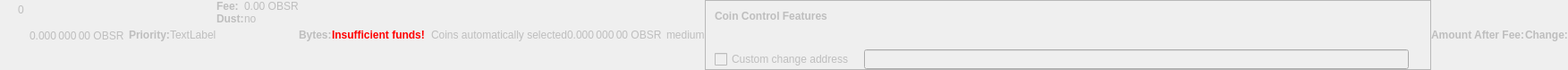
    <widget class="QWidget" name="dummyHideWidget" native="true">
     <property name="enabled">
      <bool>false</bool>
     </property>
     <property name="maximumSize">
      <size>
       <width>100</width>
       <height>22</height>
      </size>
     </property>
     <layout class="QHBoxLayout" name="dummyHideLayout">
      <property name="spacing">
       <number>0</number>
      </property>
      <property name="leftMargin">
       <number>0</number>
      </property>
      <property name="topMargin">
       <number>0</number>
      </property>
      <property name="rightMargin">
       <number>0</number>
      </property>
      <property name="bottomMargin">
       <number>0</number>
      </property>
      <item>
       <layout class="QFormLayout" name="formLayoutCoinControl1">
        <property name="horizontalSpacing">
         <number>10</number>
        </property>
        <property name="verticalSpacing">
         <number>14</number>
        </property>
        <property name="leftMargin">
         <number>10</number>
        </property>
        <property name="topMargin">
         <number>4</number>
        </property>
        <property name="rightMargin">
         <number>6</number>
        </property>
        <item row="0" column="1">
         <widget class="QLabel" name="labelCoinControlBytes">
          <property name="cursor">
           <cursorShape>IBeamCursor</cursorShape>
          </property>
          <property name="contextMenuPolicy">
           <enum>Qt::ActionsContextMenu</enum>
          </property>
          <property name="text">
           <string notr="true">0</string>
          </property>
          <property name="textInteractionFlags">
           <set>Qt::LinksAccessibleByMouse|Qt::TextSelectableByKeyboard|Qt::TextSelectableByMouse</set>
          </property>
         </widget>
        </item>
       </layout>
      </item>
      <item>
       <widget class="QLabel" name="labelCoinControlAfterFee">
        <property name="enabled">
         <bool>false</bool>
        </property>
        <property name="sizePolicy">
         <sizepolicy hsizetype="Fixed" vsizetype="Fixed">
          <horstretch>0</horstretch>
          <verstretch>0</verstretch>
         </sizepolicy>
        </property>
        <property name="minimumSize">
         <size>
          <width>111</width>
          <height>12</height>
         </size>
        </property>
        <property name="maximumSize">
         <size>
          <width>111</width>
          <height>12</height>
         </size>
        </property>
        <property name="cursor">
         <cursorShape>IBeamCursor</cursorShape>
        </property>
        <property name="contextMenuPolicy">
         <enum>Qt::ActionsContextMenu</enum>
        </property>
        <property name="text">
         <string notr="true">0.000 000 00 OBSR</string>
        </property>
        <property name="textInteractionFlags">
         <set>Qt::LinksAccessibleByMouse|Qt::TextSelectableByKeyboard|Qt::TextSelectableByMouse</set>
        </property>
       </widget>
      </item>
      <item>
       <widget class="QLabel" name="labelCoinControlPriorityText">
        <property name="enabled">
         <bool>false</bool>
        </property>
        <property name="font">
         <font>
          <weight>75</weight>
          <bold>true</bold>
         </font>
        </property>
        <property name="text">
         <string>Priority:</string>
        </property>
       </widget>
      </item>
      <item>
       <layout class="QHBoxLayout" name="horizontalLayout">
        <item>
         <widget class="QLabel" name="WarningLabel">
          <property name="text">
           <string>TextLabel</string>
          </property>
         </widget>
        </item>
       </layout>
      </item>
      <item>
       <layout class="QFormLayout" name="formLayoutCoinControl3">
        <property name="horizontalSpacing">
         <number>0</number>
        </property>
        <property name="verticalSpacing">
         <number>0</number>
        </property>
        <property name="leftMargin">
         <number>0</number>
        </property>
        <property name="topMargin">
         <number>0</number>
        </property>
        <property name="rightMargin">
         <number>0</number>
        </property>
        <item row="0" column="0">
         <widget class="QLabel" name="labelCoinControlFeeText">
          <property name="enabled">
           <bool>false</bool>
          </property>
          <property name="font">
           <font>
            <weight>75</weight>
            <bold>true</bold>
           </font>
          </property>
          <property name="text">
           <string>Fee:</string>
          </property>
          <property name="margin">
           <number>0</number>
          </property>
         </widget>
        </item>
        <item row="0" column="1">
         <widget class="QLabel" name="labelCoinControlFee">
          <property name="enabled">
           <bool>false</bool>
          </property>
          <property name="cursor">
           <cursorShape>IBeamCursor</cursorShape>
          </property>
          <property name="contextMenuPolicy">
           <enum>Qt::ActionsContextMenu</enum>
          </property>
          <property name="text">
           <string notr="true">0.00 OBSR</string>
          </property>
          <property name="textInteractionFlags">
           <set>Qt::LinksAccessibleByMouse|Qt::TextSelectableByKeyboard|Qt::TextSelectableByMouse</set>
          </property>
         </widget>
        </item>
        <item row="1" column="0">
         <widget class="QLabel" name="labelCoinControlLowOutputText">
          <property name="enabled">
           <bool>false</bool>
          </property>
          <property name="font">
           <font>
            <weight>75</weight>
            <bold>true</bold>
           </font>
          </property>
          <property name="text">
           <string>Dust:</string>
          </property>
         </widget>
        </item>
        <item row="1" column="1">
         <widget class="QLabel" name="labelCoinControlLowOutput">
          <property name="enabled">
           <bool>false</bool>
          </property>
          <property name="cursor">
           <cursorShape>IBeamCursor</cursorShape>
          </property>
          <property name="contextMenuPolicy">
           <enum>Qt::ActionsContextMenu</enum>
          </property>
          <property name="text">
           <string>no</string>
          </property>
          <property name="textInteractionFlags">
           <set>Qt::LinksAccessibleByMouse|Qt::TextSelectableByKeyboard|Qt::TextSelectableByMouse</set>
          </property>
         </widget>
        </item>
       </layout>
      </item>
      <item>
       <widget class="QLabel" name="labelCoinControlBytesText">
        <property name="enabled">
         <bool>false</bool>
        </property>
        <property name="font">
         <font>
          <weight>75</weight>
          <bold>true</bold>
         </font>
        </property>
        <property name="text">
         <string>Bytes:</string>
        </property>
       </widget>
      </item>
      <item>
       <layout class="QFormLayout" name="formLayoutCoinControl2">
        <property name="horizontalSpacing">
         <number>0</number>
        </property>
        <property name="verticalSpacing">
         <number>0</number>
        </property>
        <property name="leftMargin">
         <number>0</number>
        </property>
        <property name="topMargin">
         <number>0</number>
        </property>
        <property name="rightMargin">
         <number>0</number>
        </property>
       </layout>
      </item>
      <item>
       <layout class="QHBoxLayout" name="horizontalLayoutCoinControl2">
        <property name="spacing">
         <number>0</number>
        </property>
        <property name="bottomMargin">
         <number>0</number>
        </property>
       </layout>
      </item>
      <item>
       <widget class="QLabel" name="labelCoinControlInsuffFunds">
        <property name="enabled">
         <bool>false</bool>
        </property>
        <property name="minimumSize">
         <size>
          <width>0</width>
          <height>0</height>
         </size>
        </property>
        <property name="font">
         <font>
          <weight>75</weight>
          <bold>true</bold>
         </font>
        </property>
        <property name="styleSheet">
         <string notr="true">color:red;font-weight:bold;</string>
        </property>
        <property name="text">
         <string>Insufficient funds!</string>
        </property>
        <property name="margin">
         <number>5</number>
        </property>
       </widget>
      </item>
      <item>
       <layout class="QFormLayout" name="formLayoutCoinControl4">
        <property name="horizontalSpacing">
         <number>0</number>
        </property>
        <property name="verticalSpacing">
         <number>0</number>
        </property>
        <property name="leftMargin">
         <number>0</number>
        </property>
        <property name="topMargin">
         <number>0</number>
        </property>
        <property name="rightMargin">
         <number>0</number>
        </property>
       </layout>
      </item>
      <item>
       <widget class="QLabel" name="labelCoinControlChangeLabel">
        <property name="enabled">
         <bool>false</bool>
        </property>
        <property name="sizePolicy">
         <sizepolicy hsizetype="Preferred" vsizetype="Expanding">
          <horstretch>0</horstretch>
          <verstretch>0</verstretch>
         </sizepolicy>
        </property>
        <property name="minimumSize">
         <size>
          <width>0</width>
          <height>0</height>
         </size>
        </property>
        <property name="text">
         <string/>
        </property>
        <property name="margin">
         <number>3</number>
        </property>
       </widget>
      </item>
      <item>
       <widget class="QLabel" name="labelCoinControlAutomaticallySelected">
        <property name="enabled">
         <bool>false</bool>
        </property>
        <property name="sizePolicy">
         <sizepolicy hsizetype="Fixed" vsizetype="Fixed">
          <horstretch>0</horstretch>
          <verstretch>0</verstretch>
         </sizepolicy>
        </property>
        <property name="minimumSize">
         <size>
          <width>0</width>
          <height>0</height>
         </size>
        </property>
        <property name="maximumSize">
         <size>
          <width>240</width>
          <height>16777215</height>
         </size>
        </property>
        <property name="text">
         <string>Coins automatically selected</string>
        </property>
        <property name="margin">
         <number>5</number>
        </property>
       </widget>
      </item>
      <item>
       <widget class="QLabel" name="labelCoinControlChange">
        <property name="enabled">
         <bool>false</bool>
        </property>
        <property name="sizePolicy">
         <sizepolicy hsizetype="Fixed" vsizetype="Fixed">
          <horstretch>0</horstretch>
          <verstretch>0</verstretch>
         </sizepolicy>
        </property>
        <property name="minimumSize">
         <size>
          <width>111</width>
          <height>0</height>
         </size>
        </property>
        <property name="maximumSize">
         <size>
          <width>111</width>
          <height>16777215</height>
         </size>
        </property>
        <property name="cursor">
         <cursorShape>IBeamCursor</cursorShape>
        </property>
        <property name="contextMenuPolicy">
         <enum>Qt::ActionsContextMenu</enum>
        </property>
        <property name="text">
         <string notr="true">0.000 000 00 OBSR</string>
        </property>
        <property name="textInteractionFlags">
         <set>Qt::LinksAccessibleByMouse|Qt::TextSelectableByKeyboard|Qt::TextSelectableByMouse</set>
        </property>
       </widget>
      </item>
      <item>
       <widget class="QLabel" name="labelCoinControlPriority">
        <property name="enabled">
         <bool>false</bool>
        </property>
        <property name="cursor">
         <cursorShape>IBeamCursor</cursorShape>
        </property>
        <property name="contextMenuPolicy">
         <enum>Qt::ActionsContextMenu</enum>
        </property>
        <property name="text">
         <string>medium</string>
        </property>
        <property name="textInteractionFlags">
         <set>Qt::LinksAccessibleByMouse|Qt::TextSelectableByKeyboard|Qt::TextSelectableByMouse</set>
        </property>
       </widget>
      </item>
      <item>
       <widget class="QFrame" name="frameCoinControl">
        <property name="sizePolicy">
         <sizepolicy hsizetype="Expanding" vsizetype="Expanding">
          <horstretch>0</horstretch>
          <verstretch>0</verstretch>
         </sizepolicy>
        </property>
        <property name="maximumSize">
         <size>
          <width>16777215</width>
          <height>16777215</height>
         </size>
        </property>
        <property name="frameShape">
         <enum>QFrame::StyledPanel</enum>
        </property>
        <property name="frameShadow">
         <enum>QFrame::Sunken</enum>
        </property>
        <layout class="QVBoxLayout" name="verticalLayoutCoinControl2_2">
         <property name="spacing">
          <number>0</number>
         </property>
         <property name="leftMargin">
          <number>0</number>
         </property>
         <property name="topMargin">
          <number>0</number>
         </property>
         <property name="rightMargin">
          <number>0</number>
         </property>
         <property name="bottomMargin">
          <number>0</number>
         </property>
         <item>
          <layout class="QVBoxLayout" name="verticalLayoutCoinControl" stretch="0,0,0,1">
           <property name="spacing">
            <number>0</number>
           </property>
           <property name="leftMargin">
            <number>10</number>
           </property>
           <property name="topMargin">
            <number>10</number>
           </property>
           <item>
            <layout class="QHBoxLayout" name="horizontalLayoutCoinControl1">
             <property name="bottomMargin">
              <number>15</number>
             </property>
             <item>
              <widget class="QLabel" name="labelCoinControlFeatures">
               <property name="enabled">
                <bool>false</bool>
               </property>
               <property name="sizePolicy">
                <sizepolicy hsizetype="Preferred" vsizetype="Maximum">
                 <horstretch>0</horstretch>
                 <verstretch>0</verstretch>
                </sizepolicy>
               </property>
               <property name="font">
                <font>
                 <weight>75</weight>
                 <bold>true</bold>
                </font>
               </property>
               <property name="styleSheet">
                <string notr="true">font-weight:bold;</string>
               </property>
               <property name="text">
                <string>Coin Control Features</string>
               </property>
              </widget>
             </item>
            </layout>
           </item>
           <item>
            <widget class="QWidget" name="widgetCoinControl" native="true">
             <property name="sizePolicy">
              <sizepolicy hsizetype="Preferred" vsizetype="Preferred">
               <horstretch>0</horstretch>
               <verstretch>0</verstretch>
              </sizepolicy>
             </property>
             <property name="minimumSize">
              <size>
               <width>0</width>
               <height>0</height>
              </size>
             </property>
             <property name="styleSheet">
              <string notr="true"/>
             </property>
             <layout class="QHBoxLayout" name="horizontalLayoutCoinControl5_2">
              <property name="leftMargin">
               <number>0</number>
              </property>
              <property name="topMargin">
               <number>0</number>
              </property>
              <property name="rightMargin">
               <number>0</number>
              </property>
              <property name="bottomMargin">
               <number>0</number>
              </property>
              <item>
               <layout class="QHBoxLayout" name="horizontalLayoutCoinControl3">
                <property name="spacing">
                 <number>20</number>
                </property>
                <property name="topMargin">
                 <number>0</number>
                </property>
                <property name="bottomMargin">
                 <number>10</number>
                </property>
               </layout>
              </item>
             </layout>
            </widget>
           </item>
           <item>
            <layout class="QHBoxLayout" name="horizontalLayoutCoinControl4" stretch="0,0,0">
             <property name="spacing">
              <number>12</number>
             </property>
             <property name="sizeConstraint">
              <enum>QLayout::SetDefaultConstraint</enum>
             </property>
             <property name="topMargin">
              <number>5</number>
             </property>
             <property name="rightMargin">
              <number>5</number>
             </property>
             <item>
              <widget class="QCheckBox" name="checkBoxCoinControlChange">
               <property name="enabled">
                <bool>false</bool>
               </property>
               <property name="toolTip">
                <string>If this is activated, but the change address is empty or invalid, change will be sent to a newly generated address.</string>
               </property>
               <property name="text">
                <string>Custom change address</string>
               </property>
              </widget>
             </item>
             <item>
              <widget class="QValidatedLineEdit" name="lineEditCoinControlChange">
               <property name="enabled">
                <bool>false</bool>
               </property>
               <property name="sizePolicy">
                <sizepolicy hsizetype="Expanding" vsizetype="Fixed">
                 <horstretch>0</horstretch>
                 <verstretch>0</verstretch>
                </sizepolicy>
               </property>
              </widget>
             </item>
             <item>
              <widget class="QLabel" name="labelCoinControlChangeLabel_2">
               <property name="sizePolicy">
                <sizepolicy hsizetype="Preferred" vsizetype="Expanding">
                 <horstretch>0</horstretch>
                 <verstretch>0</verstretch>
                </sizepolicy>
               </property>
               <property name="minimumSize">
                <size>
                 <width>0</width>
                 <height>0</height>
                </size>
               </property>
               <property name="text">
                <string/>
               </property>
               <property name="margin">
                <number>3</number>
               </property>
              </widget>
             </item>
            </layout>
           </item>
           <item>
            <spacer name="verticalSpacerCoinControl">
             <property name="orientation">
              <enum>Qt::Vertical</enum>
             </property>
             <property name="sizeHint" stdset="0">
              <size>
               <width>800</width>
               <height>1</height>
              </size>
             </property>
            </spacer>
           </item>
          </layout>
         </item>
        </layout>
       </widget>
      </item>
      <item>
       <widget class="QLabel" name="labelCoinControlAfterFeeText">
        <property name="enabled">
         <bool>false</bool>
        </property>
        <property name="minimumSize">
         <size>
          <width>0</width>
          <height>0</height>
         </size>
        </property>
        <property name="maximumSize">
         <size>
          <width>16777215</width>
          <height>16777215</height>
         </size>
        </property>
        <property name="font">
         <font>
          <weight>75</weight>
          <bold>true</bold>
         </font>
        </property>
        <property name="text">
         <string>Amount After Fee:</string>
        </property>
        <property name="alignment">
         <set>Qt::AlignLeading|Qt::AlignLeft|Qt::AlignVCenter</set>
        </property>
        <property name="margin">
         <number>0</number>
        </property>
       </widget>
      </item>
      <item>
       <widget class="QLabel" name="labelCoinControlChangeText">
        <property name="enabled">
         <bool>false</bool>
        </property>
        <property name="sizePolicy">
         <sizepolicy hsizetype="Preferred" vsizetype="Preferred">
          <horstretch>0</horstretch>
          <verstretch>0</verstretch>
         </sizepolicy>
        </property>
        <property name="minimumSize">
         <size>
          <width>0</width>
          <height>0</height>
         </size>
        </property>
        <property name="maximumSize">
         <size>
          <width>16777215</width>
          <height>16777215</height>
         </size>
        </property>
        <property name="font">
         <font>
          <weight>75</weight>
          <bold>true</bold>
         </font>
        </property>
        <property name="text">
         <string>Change:</string>
        </property>
        <property name="alignment">
         <set>Qt::AlignLeading|Qt::AlignLeft|Qt::AlignVCenter</set>
        </property>
       </widget>
      </item>
     </layout>
    </widget>
